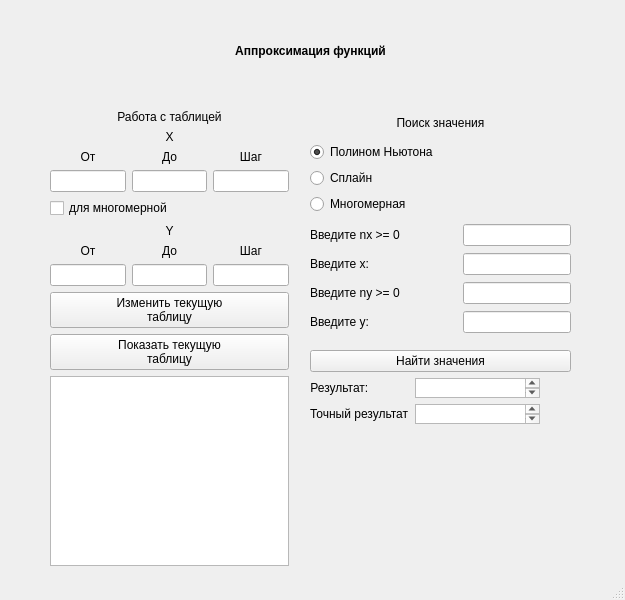
<?xml version="1.0" encoding="UTF-8"?>
<ui version="4.0">
 <class>MainWindow</class>
 <widget class="QMainWindow" name="MainWindow">
  <property name="geometry">
   <rect>
    <x>0</x>
    <y>0</y>
    <width>625</width>
    <height>600</height>
   </rect>
  </property>
  <property name="sizePolicy">
   <sizepolicy hsizetype="Fixed" vsizetype="Fixed">
    <horstretch>0</horstretch>
    <verstretch>0</verstretch>
   </sizepolicy>
  </property>
  <property name="windowTitle">
   <string>MainWindow</string>
  </property>
  <widget class="QWidget" name="centralwidget">
   <widget class="QWidget" name="layoutWidget">
    <property name="geometry">
     <rect>
      <x>0</x>
      <y>30</y>
      <width>621</width>
      <height>42</height>
     </rect>
    </property>
    <layout class="QVBoxLayout" name="verticalLayout">
     <item>
      <widget class="QLabel" name="label">
       <property name="font">
        <font>
         <family>Arial</family>
         <weight>75</weight>
         <bold>true</bold>
         <strikeout>false</strikeout>
        </font>
       </property>
       <property name="layoutDirection">
        <enum>Qt::LeftToRight</enum>
       </property>
       <property name="text">
        <string>Аппроксимация функций</string>
       </property>
       <property name="alignment">
        <set>Qt::AlignCenter</set>
       </property>
      </widget>
     </item>
    </layout>
   </widget>
   <widget class="QWidget" name="layoutWidget">
    <property name="geometry">
     <rect>
      <x>50</x>
      <y>110</y>
      <width>239</width>
      <height>456</height>
     </rect>
    </property>
    <layout class="QVBoxLayout" name="verticalLayout_2">
     <item>
      <widget class="QLabel" name="label_3">
       <property name="text">
        <string>Работа с таблицей</string>
       </property>
       <property name="alignment">
        <set>Qt::AlignCenter</set>
       </property>
      </widget>
     </item>
     <item>
      <widget class="QLabel" name="label_11">
       <property name="text">
        <string>X</string>
       </property>
       <property name="alignment">
        <set>Qt::AlignCenter</set>
       </property>
      </widget>
     </item>
     <item>
      <layout class="QHBoxLayout" name="horizontalLayout_2">
       <property name="bottomMargin">
        <number>0</number>
       </property>
       <item>
        <widget class="QLabel" name="label_4">
         <property name="text">
          <string>От</string>
         </property>
         <property name="alignment">
          <set>Qt::AlignCenter</set>
         </property>
        </widget>
       </item>
       <item>
        <widget class="QLabel" name="label_5">
         <property name="text">
          <string>До</string>
         </property>
         <property name="alignment">
          <set>Qt::AlignCenter</set>
         </property>
        </widget>
       </item>
       <item>
        <widget class="QLabel" name="label_6">
         <property name="text">
          <string>Шаг</string>
         </property>
         <property name="alignment">
          <set>Qt::AlignCenter</set>
         </property>
        </widget>
       </item>
      </layout>
     </item>
     <item>
      <layout class="QHBoxLayout" name="horizontalLayout">
       <item>
        <widget class="QLineEdit" name="lineEditStartX"/>
       </item>
       <item>
        <widget class="QLineEdit" name="lineEditEndX"/>
       </item>
       <item>
        <widget class="QLineEdit" name="lineEditStepX"/>
       </item>
      </layout>
     </item>
     <item>
      <widget class="QCheckBox" name="checkBoxMulti">
       <property name="text">
        <string>для многомерной</string>
       </property>
      </widget>
     </item>
     <item>
      <widget class="QLabel" name="label_12">
       <property name="text">
        <string>Y</string>
       </property>
       <property name="alignment">
        <set>Qt::AlignCenter</set>
       </property>
      </widget>
     </item>
     <item>
      <layout class="QHBoxLayout" name="horizontalLayout_3">
       <property name="bottomMargin">
        <number>0</number>
       </property>
       <item>
        <widget class="QLabel" name="label_13">
         <property name="text">
          <string>От</string>
         </property>
         <property name="alignment">
          <set>Qt::AlignCenter</set>
         </property>
        </widget>
       </item>
       <item>
        <widget class="QLabel" name="label_14">
         <property name="text">
          <string>До</string>
         </property>
         <property name="alignment">
          <set>Qt::AlignCenter</set>
         </property>
        </widget>
       </item>
       <item>
        <widget class="QLabel" name="label_15">
         <property name="text">
          <string>Шаг</string>
         </property>
         <property name="alignment">
          <set>Qt::AlignCenter</set>
         </property>
        </widget>
       </item>
      </layout>
     </item>
     <item>
      <layout class="QHBoxLayout" name="horizontalLayout_4">
       <item>
        <widget class="QLineEdit" name="lineEditStartY"/>
       </item>
       <item>
        <widget class="QLineEdit" name="lineEditEndY"/>
       </item>
       <item>
        <widget class="QLineEdit" name="lineEditStepY"/>
       </item>
      </layout>
     </item>
     <item>
      <widget class="QPushButton" name="pushButtonChangeTable">
       <property name="text">
        <string>Изменить текущую 
таблицу</string>
       </property>
      </widget>
     </item>
     <item>
      <widget class="QPushButton" name="pushButtonShowTable">
       <property name="text">
        <string>Показать текущую 
таблицу</string>
       </property>
      </widget>
     </item>
     <item>
      <widget class="QTextEdit" name="textEdit">
       <property name="readOnly">
        <bool>true</bool>
       </property>
      </widget>
     </item>
    </layout>
   </widget>
   <widget class="QWidget" name="">
    <property name="geometry">
     <rect>
      <x>310</x>
      <y>220</y>
      <width>261</width>
      <height>121</height>
     </rect>
    </property>
    <layout class="QVBoxLayout" name="verticalLayout_3">
     <property name="spacing">
      <number>3</number>
     </property>
     <property name="sizeConstraint">
      <enum>QLayout::SetNoConstraint</enum>
     </property>
     <item>
      <layout class="QHBoxLayout" name="horizontalLayout_7">
       <item>
        <widget class="QLabel" name="label_18">
         <property name="text">
          <string>Введите nx &gt;= 0</string>
         </property>
        </widget>
       </item>
       <item>
        <widget class="QLineEdit" name="lineEditNX">
         <property name="sizePolicy">
          <sizepolicy hsizetype="Fixed" vsizetype="Fixed">
           <horstretch>0</horstretch>
           <verstretch>0</verstretch>
          </sizepolicy>
         </property>
        </widget>
       </item>
      </layout>
     </item>
     <item>
      <layout class="QHBoxLayout" name="horizontalLayout_8">
       <item>
        <widget class="QLabel" name="label_19">
         <property name="text">
          <string>Введите x:</string>
         </property>
        </widget>
       </item>
       <item>
        <widget class="QLineEdit" name="lineEditX">
         <property name="sizePolicy">
          <sizepolicy hsizetype="Fixed" vsizetype="Fixed">
           <horstretch>0</horstretch>
           <verstretch>0</verstretch>
          </sizepolicy>
         </property>
        </widget>
       </item>
      </layout>
     </item>
     <item>
      <layout class="QHBoxLayout" name="horizontalLayout_5">
       <item>
        <widget class="QLabel" name="label_16">
         <property name="text">
          <string>Введите ny &gt;= 0</string>
         </property>
        </widget>
       </item>
       <item>
        <widget class="QLineEdit" name="lineEditNY">
         <property name="sizePolicy">
          <sizepolicy hsizetype="Fixed" vsizetype="Fixed">
           <horstretch>0</horstretch>
           <verstretch>0</verstretch>
          </sizepolicy>
         </property>
        </widget>
       </item>
      </layout>
     </item>
     <item>
      <layout class="QHBoxLayout" name="horizontalLayout_6">
       <item>
        <widget class="QLabel" name="label_17">
         <property name="text">
          <string>Введите y:</string>
         </property>
        </widget>
       </item>
       <item>
        <widget class="QLineEdit" name="lineEditY">
         <property name="sizePolicy">
          <sizepolicy hsizetype="Fixed" vsizetype="Fixed">
           <horstretch>0</horstretch>
           <verstretch>0</verstretch>
          </sizepolicy>
         </property>
        </widget>
       </item>
      </layout>
     </item>
    </layout>
   </widget>
   <widget class="QWidget" name="">
    <property name="geometry">
     <rect>
      <x>310</x>
      <y>110</y>
      <width>261</width>
      <height>104</height>
     </rect>
    </property>
    <layout class="QVBoxLayout" name="verticalLayout_5">
     <item>
      <widget class="QLabel" name="label_2">
       <property name="layoutDirection">
        <enum>Qt::LeftToRight</enum>
       </property>
       <property name="text">
        <string>Поиск значения</string>
       </property>
       <property name="alignment">
        <set>Qt::AlignCenter</set>
       </property>
      </widget>
     </item>
     <item>
      <layout class="QVBoxLayout" name="verticalLayout_4">
       <item>
        <widget class="QRadioButton" name="radioButtonNewton">
         <property name="acceptDrops">
          <bool>true</bool>
         </property>
         <property name="text">
          <string>Полином Ньютона</string>
         </property>
         <property name="checked">
          <bool>true</bool>
         </property>
        </widget>
       </item>
       <item>
        <widget class="QRadioButton" name="radioButtonSpline">
         <property name="text">
          <string>Сплайн</string>
         </property>
         <property name="checked">
          <bool>false</bool>
         </property>
        </widget>
       </item>
       <item>
        <widget class="QRadioButton" name="radioButtonMulti">
         <property name="text">
          <string>Многомерная</string>
         </property>
        </widget>
       </item>
      </layout>
     </item>
    </layout>
   </widget>
   <widget class="QWidget" name="">
    <property name="geometry">
     <rect>
      <x>310</x>
      <y>350</y>
      <width>261</width>
      <height>80</height>
     </rect>
    </property>
    <layout class="QVBoxLayout" name="verticalLayout_6">
     <item>
      <widget class="QPushButton" name="pushButtonFindResult">
       <property name="text">
        <string>Найти значения</string>
       </property>
      </widget>
     </item>
     <item>
      <layout class="QFormLayout" name="formLayout_2">
       <property name="sizeConstraint">
        <enum>QLayout::SetFixedSize</enum>
       </property>
       <item row="0" column="1">
        <widget class="QTextEdit" name="textEditResult">
         <property name="enabled">
          <bool>true</bool>
         </property>
         <property name="sizePolicy">
          <sizepolicy hsizetype="Fixed" vsizetype="Fixed">
           <horstretch>0</horstretch>
           <verstretch>0</verstretch>
          </sizepolicy>
         </property>
         <property name="maximumSize">
          <size>
           <width>125</width>
           <height>20</height>
          </size>
         </property>
         <property name="readOnly">
          <bool>true</bool>
         </property>
        </widget>
       </item>
       <item row="0" column="0">
        <widget class="QLabel" name="label_10">
         <property name="sizePolicy">
          <sizepolicy hsizetype="Fixed" vsizetype="Fixed">
           <horstretch>0</horstretch>
           <verstretch>0</verstretch>
          </sizepolicy>
         </property>
         <property name="maximumSize">
          <size>
           <width>400</width>
           <height>25</height>
          </size>
         </property>
         <property name="text">
          <string>Результат:          </string>
         </property>
         <property name="alignment">
          <set>Qt::AlignCenter</set>
         </property>
        </widget>
       </item>
       <item row="1" column="0">
        <widget class="QLabel" name="label_7">
         <property name="text">
          <string>Точный результат</string>
         </property>
        </widget>
       </item>
       <item row="1" column="1">
        <widget class="QTextEdit" name="textEditRightResult">
         <property name="enabled">
          <bool>true</bool>
         </property>
         <property name="sizePolicy">
          <sizepolicy hsizetype="Fixed" vsizetype="Fixed">
           <horstretch>0</horstretch>
           <verstretch>0</verstretch>
          </sizepolicy>
         </property>
         <property name="maximumSize">
          <size>
           <width>125</width>
           <height>20</height>
          </size>
         </property>
         <property name="readOnly">
          <bool>true</bool>
         </property>
        </widget>
       </item>
      </layout>
     </item>
    </layout>
   </widget>
  </widget>
  <widget class="QStatusBar" name="statusbar"/>
 </widget>
 <resources/>
 <connections/>
</ui>
